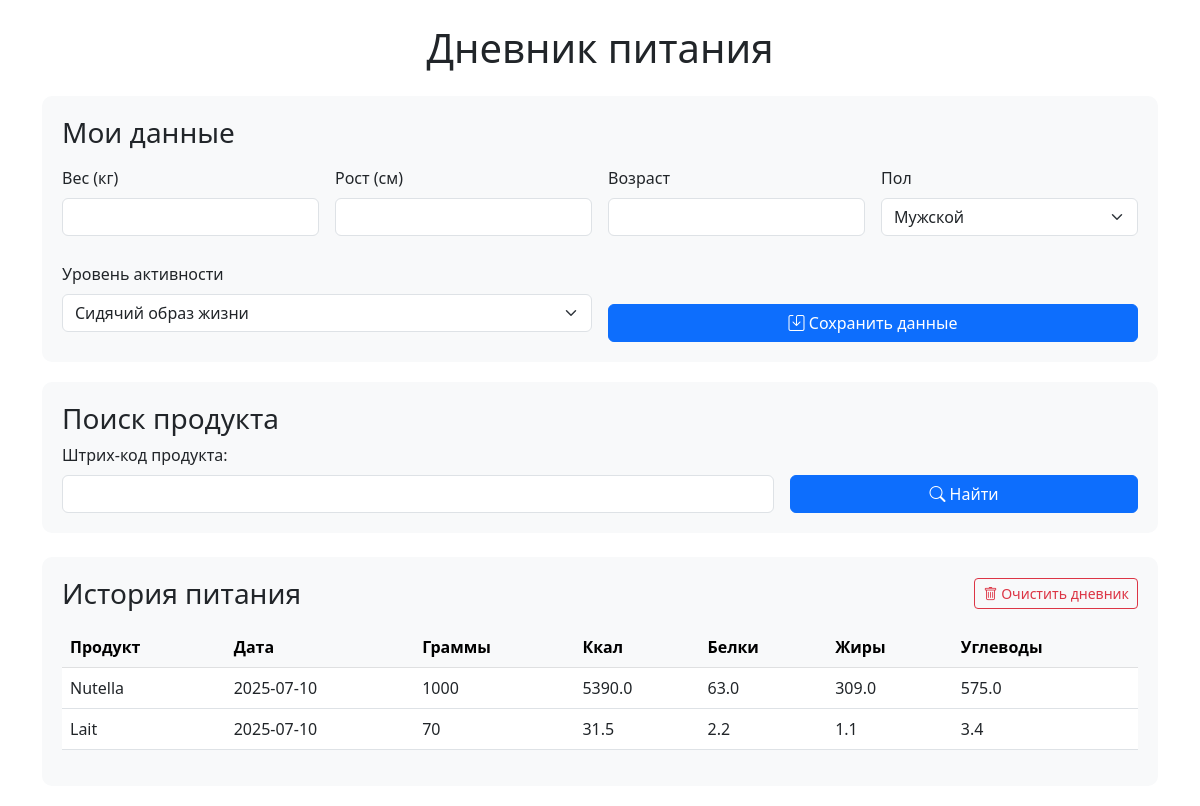
Before: / with the older database file.
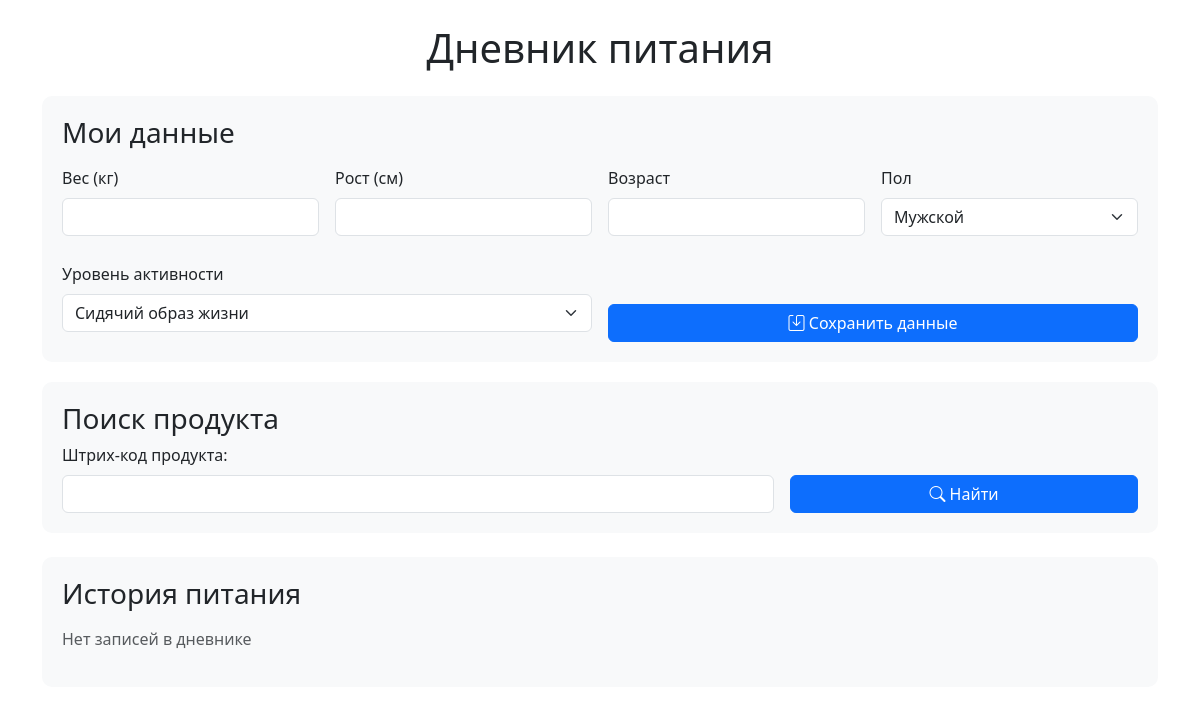
After: the same page with the newer database file.
### tables this page shows
CREATE TABLE consumption (
            id INTEGER PRIMARY KEY AUTOINCREMENT,
            product_id INTEGER NOT NULL,
            date DATE NOT NULL DEFAULT CURRENT_DATE,
            grams REAL NOT NULL,
            FOREIGN KEY (product_id) REFERENCES products(id) ON DELETE CASCADE
        );

CREATE TABLE products (
            id INTEGER PRIMARY KEY AUTOINCREMENT,
            barcode TEXT UNIQUE,
            name TEXT NOT NULL,
            calories_per_100g REAL,
            proteins_per_100g REAL,
            fats_per_100g REAL,
            carbs_per_100g REAL,
            created_at TIMESTAMP DEFAULT CURRENT_TIMESTAMP
        );

### app.py (the view, shortened to what this page needs)
@app.route("/", methods=["GET", "POST"])
def index():
    db = get_db_connection()
    today = datetime.now().strftime('%Y-%m-%d')
    product = None
    today_stats = None
    daily_norms = None
    food_history = None
    try:
        if 'user_settings' not in session:
            user_settings = db.get_user_settings()
            if user_settings:
                session['user_settings'] = user_settings
        today_stats = db.get_today_nutrition(today)
        food_history = db.get_food_diary()
    except Exception as e:
        flash(f"Ошибка базы данных: {str(e)}", "danger")
    finally:
        db.close()
    return render_template(
        "index.html",
        product=product,
        food_history=food_history,
        today_stats=today_stats,
        daily_norms=daily_norms,
        reset_token=RESET_TOKEN
    )

### app.py (called while the page is built)
def get_db_connection():
    return Database()

### services/database.py (called while the page is built, shortened)
    def get_food_diary(self, days: int = 30) -> List[Tuple]:
        cursor = self.conn.cursor()
        cursor.execute("""
        SELECT * FROM food_diary
        WHERE date >= date('now', ?)
        """, (f"-{days} days",))
        return cursor.fetchall()

    def get_today_nutrition(self, date: str) -> dict:
        cursor = self.conn.cursor()
        cursor.execute("""
        SELECT
            COALESCE(SUM(calories), 0) as total_calories,
            COALESCE(SUM(proteins), 0) as total_proteins,
            COALESCE(SUM(fats), 0) as total_fats,
            COALESCE(SUM(carbs), 0) as total_carbs
        FROM food_diary
        WHERE date = ?
        """, (date,))
        result = cursor.fetchone()
        return {
            "total_calories": result[0],
            "total_proteins": result[1],
            "total_fats": result[2],
            "total_carbs": result[3]
        }

    def get_user_settings(self) -> Optional[Dict]:
        try:
            cursor = self.conn.cursor()
            cursor.execute("SELECT * FROM users ORDER BY id DESC LIMIT 1")
            result = cursor.fetchone()
            return None
        except Exception as e:
            print(f"Ошибка получения настроек пользователя: {e}")
            return None

    def close(self):
        self.conn.close()

### templates/index.html (shortened to what this page needs)
{% extends "base.html" %}
{% block content %}
    {% include "partials/user_data.html" %}
    {% include "partials/product_search.html" %}
    {% include "partials/food_history.html" %}
{% endblock %}

### templates/base.html (shortened to what this page needs)
<!DOCTYPE html>
<html lang="ru">
<head>
    <link href="https://cdn.jsdelivr.net/npm/bootstrap@5.3.0/dist/css/bootstrap.min.css" rel="stylesheet">
    <link rel="stylesheet" href="https://cdn.jsdelivr.net/npm/bootstrap-icons@1.10.0/font/bootstrap-icons.css">
</head>
<body>
    <div class="container mt-4">
        <h1 class="text-center mb-4">{% block header %}Дневник питания{% endblock %}</h1>
        {% block content %}{% endblock %}
    </div>
</body>
</html>

### templates/partials/user_data.html (shortened to what this page needs)
<div class="nutrition-card">
    <div class="d-flex justify-content-between align-items-center mb-3">
        <h3 class="mb-0">Мои данные</h3>
    </div>
    <form method="POST" action="{{ url_for('save_settings') }}" class="user-data-form">
        <div class="row g-3">
            <div class="col-md-3">
                <label class="form-label">Вес (кг)</label>
                <input type="number" class="form-control" name="weight"
                       value="{{ session.user_settings.weight if 'user_settings' in session }}" required min="30" max="200" step="0.1">
            </div>
            <div class="col-md-3">
                <label class="form-label">Рост (см)</label>
                <input type="number" class="form-control" name="height"
                       value="{{ session.user_settings.height if 'user_settings' in session }}" required min="100" max="250">
            </div>
            <div class="col-md-3">
                <label class="form-label">Возраст</label>
                <input type="number" class="form-control" name="age"
                       value="{{ session.user_settings.age if 'user_settings' in session }}" required min="10" max="120">
            </div>
            <div class="col-md-3">
                <label class="form-label">Пол</label>
                <select class="form-select" name="gender" required>
                    <option value="male" >Мужской</option>
                </select>
            </div>
            <div class="col-md-6">
                <label class="form-label">Уровень активности</label>
                <select class="form-select" name="activity_level" required>
                    <option value="1.2" >Сидячий образ жизни</option>
                </select>
            </div>
            <div class="col-md-6 d-flex align-items-end">
                <button type="submit" class="btn btn-primary w-100">
                    <i class="bi bi-save"></i> Сохранить данные
                </button>
            </div>
        </div>
    </form>
</div>

### templates/partials/product_search.html
<div class="nutrition-card">
    <h3>Поиск продукта</h3>
    <form method="POST">
        <div class="row g-3">
            <div class="col-md-8">
                <label for="barcode" class="form-label">Штрих-код продукта:</label>
                <input type="text" class="form-control" id="barcode" name="barcode" required>
            </div>
            <div class="col-md-4 d-flex align-items-end">
                <button type="submit" name="search_product" class="btn btn-primary w-100">
                    <i class="bi bi-search"></i> Найти
                </button>
            </div>
        </div>
    </form>
</div>

### templates/partials/food_history.html
<div class="nutrition-card mt-4">
    <div class="d-flex justify-content-between align-items-center mb-3">
        <h3 class="mb-0">История питания</h3>
        {% if food_history %}
        <button class="btn btn-sm btn-outline-danger" data-bs-toggle="modal" data-bs-target="#resetModal">
            <i class="bi bi-trash"></i> Очистить дневник
        </button>
        {% endif %}
    </div>
    {% if food_history %}
    <div class="table-responsive">
        <table class="table table-hover">
            <thead class="table-light">
                <tr>
                    <th>Продукт</th>
                    <th>Дата</th>
                    <th>Граммы</th>
                    <th>Ккал</th>
                    <th>Белки</th>
                    <th>Жиры</th>
                    <th>Углеводы</th>
                </tr>
            </thead>
            <tbody>
                {% for entry in food_history %}
                <tr>
                    <td>{{ entry[1] }}</td>
                    <td>{{ entry[3] }}</td>
                    <td>{{ "%.0f"|format(entry[4]) }}</td>
                    <td>{{ "%.1f"|format(entry[5]) }}</td>
                    <td>{{ "%.1f"|format(entry[6]) }}</td>
                    <td>{{ "%.1f"|format(entry[7]) }}</td>
                    <td>{{ "%.1f"|format(entry[8]) }}</td>
                </tr>
                {% endfor %}
            </tbody>
        </table>
    </div>
    {% else %}
    <p class="text-muted">Нет записей в дневнике</p>
    {% endif %}
</div>

### templates/base.html (style rules this page uses)
.nutrition-card { background-color: #f8f9fa; border-radius: 10px; padding: 20px; margin-bottom: 20px; }
.user-data-form .form-control, .user-data-form .form-select { margin-bottom: 10px; }

Changed rows visible on the page:
removed consumption: name "Nutella", date "2025-07-10", grams "1000", entry "5390.0", entry "63.0", entry "309.0", entry "575.0"
removed consumption: name "Lait", date "2025-07-10", grams "70", entry "31.5", entry "2.2", entry "1.1", entry "3.4"
Other visible differences:
text no longer shown: "Очистить дневник Продукт Дата Граммы Ккал Белки Жиры Углеводы"
text now shown: "Нет записей в дневнике"
